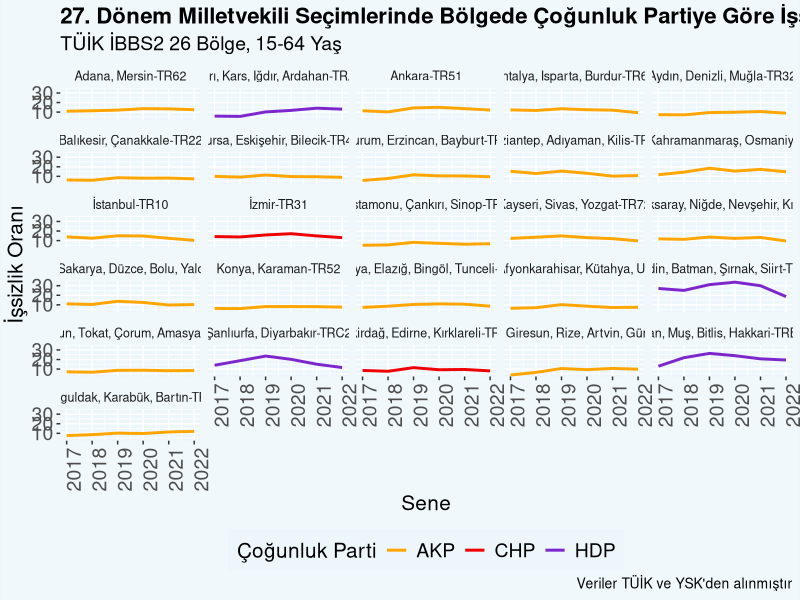

Recreate this plot in R.
## ---- chunk 1
library(tidyverse)
library(readxl)
## ---- chunk 2
issizlik_26bolge <- read_excel("data/issizlik_26bolge.xlsx")
Yurt_ici_27_donem <- read_excel("data/Yurt_ici_27.donem.xlsx")
bolge <- read_excel("data/ibbs2_bolgeler.xlsx")

## ---- chunk 3
bolge <- bolge %>% 
  pivot_longer(2:ncol(bolge)) %>% 
  filter(!is.na(value)) %>% 
  select(ibss2,value) %>% 
  rename("İl Adı" = "value")

mv_27_bolge <- full_join(bolge,Yurt_ici_27_donem)

mv_27_ibbs <- mv_27_bolge %>% 
  select(!Plaka) %>% 
  pivot_longer(3:13) %>% 
  group_by(ibss2) %>% 
  arrange(ibss2,desc(value)) %>% 
  summarise(toplam_oy = sum(value),
            cogunluk_parti= name[which.max(value)],
            cogunluk_oy = sum(value[name == cogunluk_parti]),
            cogunluk_oran = cogunluk_oy/toplam_oy,
            )
mv_27_ibbs <- mv_27_ibbs %>% 
  rename("ibbs2" = "ibss2")

## ---- chunk 4
issizlik <- issizlik_26bolge %>% 
  pivot_longer(3:8,names_to = "sene",values_to = "issizlik_oran")
## ---- chunk 5
issizlik_mv <- full_join(issizlik,mv_27_ibbs)
issizlik_mv <- issizlik_mv %>% 
  mutate(sene = paste(sene, "-01-01",sep = ""),
         sene = as.Date(sene))

## ---- chunk 6
a <- ggplot(issizlik_mv) +
  aes(x = sene, y = issizlik_oran, colour = cogunluk_parti, group = ibbs2) +
  geom_line(linewidth = 1)+
  scale_color_manual(labels = c("AKP","CHP","HDP"),
    values = c("orange","red2","purple3"))+
  scale_x_date(date_breaks = "1 year",date_labels = "%Y")+
  facet_wrap(~bolge,ncol = 5)+
 theme(legend.position = "bottom", 
 plot.title = element_text(hjust = 0,size = 16,face = "bold"),
 plot.caption  = element_text(size = 10,face = "plain"),
 plot.subtitle = element_text(size = 14),
 axis.text = element_text(size = 14, face = "plain"),
 axis.text.x = element_text(angle = 90),
 axis.title = element_text(size = 15),
 panel.background = element_rect(fill = "#EBF5FAB3",color = "#EBF5FAB3"),
 legend.title = element_text(size = 15),
 legend.text = element_text(size = 14),
 plot.background = element_rect(fill =  "#EBF5FAB3",color = "#EBF5FAB3"),
 legend.background = element_rect(fill =  "#EBF5FAB3",color = "#EBF5FAB3"),
 legend.box.background = element_rect(fill = NA,color =NA),
 legend.key = element_rect(fill = NA,color =NA),
 strip.background = element_rect(fill = NA),
 strip.text = element_text(size = 9))+
  labs(title = "27. Dönem Milletvekili Seçimlerinde Bölgede Çoğunluk Partiye Göre İşsizlik Oranı Değişimi",
       subtitle = "TÜİK İBBS2 26 Bölge, 15-64 Yaş",
       color = "Çoğunluk Parti",
      caption = "Veriler TÜİK ve YSK'den alınmıştır",
      x = "Sene",y = "İşsizlik Oranı")
## ---- chunk 7
#ggsave(plot = a,filename = "~/R_files/employment_election/current_files/issizlik_26_bolge.png",width = 15,height = 12)
a
